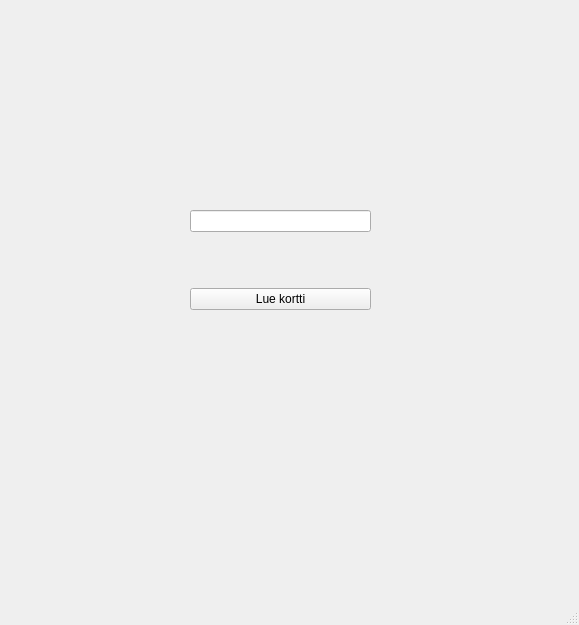
<?xml version="1.0" encoding="UTF-8"?>
<ui version="4.0">
 <class>MainWindow</class>
 <widget class="QMainWindow" name="MainWindow">
  <property name="geometry">
   <rect>
    <x>0</x>
    <y>0</y>
    <width>579</width>
    <height>625</height>
   </rect>
  </property>
  <property name="windowTitle">
   <string>MainWindow</string>
  </property>
  <widget class="QWidget" name="centralwidget">
   <widget class="QWidget" name="verticalLayoutWidget">
    <property name="geometry">
     <rect>
      <x>190</x>
      <y>160</y>
      <width>181</width>
      <height>201</height>
     </rect>
    </property>
    <layout class="QVBoxLayout" name="verticalLayout">
     <item>
      <widget class="QLineEdit" name="lineEdit"/>
     </item>
     <item>
      <widget class="QPushButton" name="korttiButton">
       <property name="text">
        <string>Lue kortti</string>
       </property>
      </widget>
     </item>
    </layout>
   </widget>
  </widget>
  <widget class="QMenuBar" name="menubar">
   <property name="geometry">
    <rect>
     <x>0</x>
     <y>0</y>
     <width>579</width>
     <height>21</height>
    </rect>
   </property>
  </widget>
  <widget class="QStatusBar" name="statusbar"/>
 </widget>
 <resources/>
 <connections/>
</ui>
